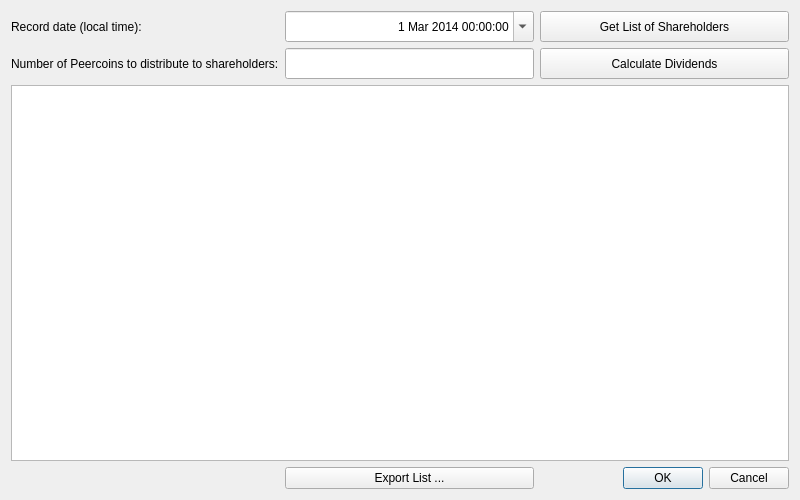
<?xml version="1.0" encoding="UTF-8"?>
<ui version="4.0">
 <class>DistributeDivDialog</class>
 <widget class="QDialog" name="DistributeDivDialog">
  <property name="windowModality">
   <enum>Qt::ApplicationModal</enum>
  </property>
  <property name="geometry">
   <rect>
    <x>0</x>
    <y>0</y>
    <width>800</width>
    <height>500</height>
   </rect>
  </property>
  <property name="sizePolicy">
   <sizepolicy hsizetype="MinimumExpanding" vsizetype="MinimumExpanding">
    <horstretch>0</horstretch>
    <verstretch>0</verstretch>
   </sizepolicy>
  </property>
  <property name="minimumSize">
   <size>
    <width>400</width>
    <height>200</height>
   </size>
  </property>
  <property name="windowTitle">
   <string>Distribute Dividends</string>
  </property>
  <property name="toolTip">
   <string/>
  </property>
  <property name="locale">
   <locale language="English" country="UnitedStates"/>
  </property>
  <property name="modal">
   <bool>true</bool>
  </property>
  <layout class="QGridLayout" name="gridLayout">
   <item row="2" column="0" colspan="3">
    <widget class="QTableView" name="tableView"/>
   </item>
   <item row="1" column="2">
    <widget class="QPushButton" name="calcDividendsButton">
     <property name="minimumSize">
      <size>
       <width>141</width>
       <height>31</height>
      </size>
     </property>
     <property name="text">
      <string>Calculate Dividends</string>
     </property>
    </widget>
   </item>
   <item row="1" column="0">
    <widget class="QLabel" name="label">
     <property name="text">
      <string>Number of Peercoins to distribute to shareholders:</string>
     </property>
     <property name="alignment">
      <set>Qt::AlignLeading|Qt::AlignLeft|Qt::AlignVCenter</set>
     </property>
    </widget>
   </item>
   <item row="1" column="1">
    <widget class="QLineEdit" name="totalDividend">
     <property name="minimumSize">
      <size>
       <width>111</width>
       <height>31</height>
      </size>
     </property>
     <property name="inputMethodHints">
      <set>Qt::ImhFormattedNumbersOnly</set>
     </property>
     <property name="text">
      <string notr="true"/>
     </property>
     <property name="alignment">
      <set>Qt::AlignRight|Qt::AlignTrailing|Qt::AlignVCenter</set>
     </property>
    </widget>
   </item>
   <item row="0" column="0">
    <widget class="QLabel" name="label_2">
     <property name="text">
      <string>Record date (local time):</string>
     </property>
     <property name="alignment">
      <set>Qt::AlignLeading|Qt::AlignLeft|Qt::AlignVCenter</set>
     </property>
    </widget>
   </item>
   <item row="0" column="2">
    <widget class="QPushButton" name="getShareholdsListButton">
     <property name="minimumSize">
      <size>
       <width>141</width>
       <height>31</height>
      </size>
     </property>
     <property name="text">
      <string>Get List of Shareholders</string>
     </property>
    </widget>
   </item>
   <item row="4" column="2">
    <widget class="QDialogButtonBox" name="buttonBox">
     <property name="orientation">
      <enum>Qt::Horizontal</enum>
     </property>
     <property name="standardButtons">
      <set>QDialogButtonBox::Cancel|QDialogButtonBox::Ok</set>
     </property>
    </widget>
   </item>
   <item row="0" column="1">
    <widget class="QDateTimeEdit" name="recordDate">
     <property name="minimumSize">
      <size>
       <width>111</width>
       <height>31</height>
      </size>
     </property>
     <property name="toolTip">
      <string>Shareholders on record on this date will receive dividends.</string>
     </property>
     <property name="alignment">
      <set>Qt::AlignRight|Qt::AlignTrailing|Qt::AlignVCenter</set>
     </property>
     <property name="minimumDateTime">
      <datetime>
       <hour>0</hour>
       <minute>0</minute>
       <second>0</second>
       <year>2014</year>
       <month>3</month>
       <day>1</day>
      </datetime>
     </property>
     <property name="currentSection">
      <enum>QDateTimeEdit::DaySection</enum>
     </property>
     <property name="calendarPopup">
      <bool>true</bool>
     </property>
    </widget>
   </item>
   <item row="4" column="1">
    <widget class="QPushButton" name="exportButton">
     <property name="contextMenuPolicy">
      <enum>Qt::DefaultContextMenu</enum>
     </property>
     <property name="text">
      <string>Export List ...</string>
     </property>
    </widget>
   </item>
  </layout>
 </widget>
 <tabstops>
  <tabstop>recordDate</tabstop>
  <tabstop>getShareholdsListButton</tabstop>
  <tabstop>totalDividend</tabstop>
  <tabstop>calcDividendsButton</tabstop>
  <tabstop>tableView</tabstop>
  <tabstop>buttonBox</tabstop>
 </tabstops>
 <resources/>
 <connections>
  <connection>
   <sender>buttonBox</sender>
   <signal>accepted()</signal>
   <receiver>DistributeDivDialog</receiver>
   <slot>accept()</slot>
   <hints>
    <hint type="sourcelabel">
     <x>554</x>
     <y>363</y>
    </hint>
    <hint type="destinationlabel">
     <x>157</x>
     <y>274</y>
    </hint>
   </hints>
  </connection>
  <connection>
   <sender>buttonBox</sender>
   <signal>rejected()</signal>
   <receiver>DistributeDivDialog</receiver>
   <slot>reject()</slot>
   <hints>
    <hint type="sourcelabel">
     <x>554</x>
     <y>363</y>
    </hint>
    <hint type="destinationlabel">
     <x>286</x>
     <y>274</y>
    </hint>
   </hints>
  </connection>
 </connections>
</ui>
